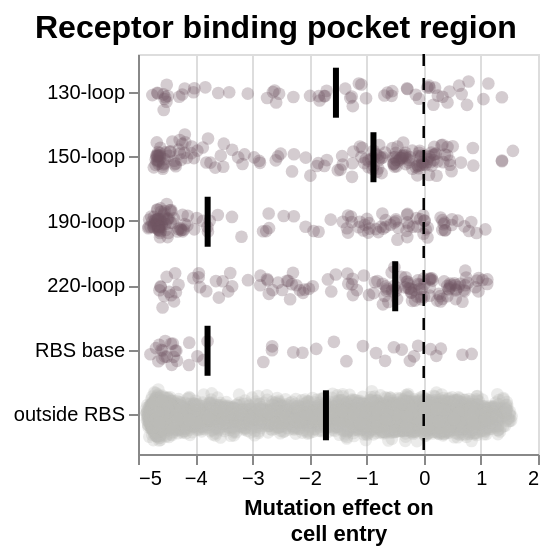

Write notebook code for a chart like this one.
### Markdown cell above
### Distribution of functional effects across classic receptor binding pocket regions

### Code cell
# Define custom colors for each RBS region
colors = {
    'outside RBS': '#bdbebb',
    '130-loop': '#725663',
    '150-loop': '#725663',
    '190-loop': '#725663',
    '220-loop': '#725663',
    'RBS base': '#725663'
}

# Create the jitter plot layer
points = alt.Chart(
    func_data_for_heatmap.query('rbs_region != "RBS other"') # exclude site 145 as not in major structural region
).mark_circle(size=40, opacity=0.3, stroke=None, strokeWidth=0).encode(
    y=alt.Y(
        "rbs_region",
    ).title(None),
    x=alt.X(
        'effect',
        title=(["Mutation effect on", "cell entry"]),
    ),
    yOffset="jitter:Q",
    color=alt.Color(
            "rbs_region",
            scale=alt.Scale(domain=list(colors.keys()), range=list(colors.values())),
            legend=None
    ),
    tooltip=['site', 'wildtype', 'mutant', 'effect'],
).transform_calculate(
    jitter="sqrt(-2*log(random()))*cos(2*PI*random())"
)

# Add black median line
median_line = alt.Chart(
    func_data_for_heatmap.query('rbs_region != "RBS other"')
).mark_tick(
    color='black',
    thickness=3,
    size=25
).encode(
    y='rbs_region:N',
    x='median(effect):Q'
)

vline = alt.Chart().mark_rule(
    color='black',
    size=1.25,
    opacity=1.0,
    strokeDash=[6,6]
).encode(x=alt.X(datum=0))

# Combine layers with median line on top
chart = alt.layer(
    points,
    median_line,
    vline
).properties(
    height=200, 
    width=200
)

# mean_entropy_rbs = func_data_ann[['site', 'rbs_region', 'entropy']].drop_duplicates().groupby(
#     "rbs_region"
# )["entropy"].mean().reset_index().rename(
#     columns={'entropy': 'mean_entropy'}
# ).query(
#     'rbs_region != "RBS other"'
# )

# bar_chart = alt.Chart(mean_entropy_rbs).mark_bar(size=20).encode(
#     x=alt.X(
#         'mean_entropy:Q',
#         title=['Mean entropy', '(in natural sequences)'],
#         axis=alt.Axis(
#             tickCount=2,
#         )
#     ),
#     y=alt.Y(
#         'rbs_region:N',
#         title=None,
#         axis=None
#     ),
#     color=alt.Color(
#             "rbs_region",
#             scale=alt.Scale(domain=list(colors.keys()), range=list(colors.values())),
#             legend=None
#     ),
#     tooltip=['rbs_region', 'mean_entropy']
# ).properties(
#     height=200,
#     width=80
# )

# Concatenate the plots
rbs_combined_chart = alt.concat(
    chart,  # jitter + median line + vline chart
    spacing=10
).resolve_scale(
    y='shared'
).properties(
    title=alt.TitleParams(
        text='Receptor binding pocket region',
        anchor='middle',
        fontSize=16,
        fontWeight='bold',
    )
)

rbs_combined_chart.display()

### Figure 1 — Vega-Lite specification as saved in the notebook (floating-point values rounded to 4 significant figures; data arrays with more than 128 entries replaced by an {"elided": "..."} marker saying what was removed)
{"config": {"view": {"continuousWidth": 300, "continuousHeight": 300}}, "concat": [{"layer": [{"data": {"name": "data-3cd7b177ecdcd6dffd745a5df573ec37"}, "mark": {"type": "circle", "opacity": 0.3, "size": 40, "stroke": null, "strokeWidth": 0}, "encoding": {"color": {"field": "rbs_region", "legend": null, "scale": {"domain": ["outside RBS", "130-loop", "150-loop", "190-loop", "220-loop", "RBS base"], "range": ["#bdbebb", "#725663", "#725663", "#725663", "#725663", "#725663"]}, "type": "nominal"}, "tooltip": [{"field": "site", "type": "nominal"}, {"field": "wildtype", "type": "nominal"}, {"field": "mutant", "type": "nominal"}, {"field": "effect", "type": "quantitative"}], "x": {"field": "effect", "title": ["Mutation effect on", "cell entry"], "type": "quantitative"}, "y": {"field": "rbs_region", "title": null, "type": "nominal"}, "yOffset": {"field": "jitter", "type": "quantitative"}}, "transform": [{"calculate": "sqrt(-2*log(random()))*cos(2*PI*random())", "as": "jitter"}]}, {"data": {"name": "data-3cd7b177ecdcd6dffd745a5df573ec37"}, "mark": {"type": "tick", "color": "black", "size": 25, "thickness": 3}, "encoding": {"x": {"aggregate": "median", "field": "effect", "type": "quantitative"}, "y": {"field": "rbs_region", "type": "nominal"}}}, {"data": {"name": "empty"}, "mark": {"type": "rule", "color": "black", "opacity": 1.0, "size": 1.25, "strokeDash": [6, 6]}, "encoding": {"x": {"datum": 0}}}], "height": 200, "width": 200}], "resolve": {"scale": {"y": "shared"}}, "spacing": 10, "title": {"text": "Receptor binding pocket region", "anchor": "middle", "fontSize": 16, "fontWeight": "bold"}, "$schema": "https://vega.github.io/schema/vega-lite/v5.20.1.json", "datasets": {"data-3cd7b177ecdcd6dffd745a5df573ec37": {"elided": "8197 records"}, "empty": [{}]}}
